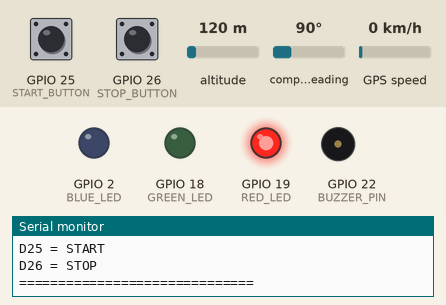
The sketch below on a simulated ESP32. Parts: output pins drawn as LEDs (lit = HIGH), buzzer (waves = sounding, pin HIGH), the last lines printed to the serial monitor. Inputs (shaded band) come from the test bench; at power-on: GPIO 25 (START_BUTTON) HIGH, GPIO 26 (STOP_BUTTON) HIGH, altitude 120 m, compass heading 90°, GPS speed 0 km/h. WiFi joins after 1.5 s; servers stay silent unless stated; uploads are accepted with an empty reply; the GPS gets a fix after 3 s at 37.7749, -122.4194 with 8 satellites.

Above: at 1.2 s.
1.3 s: GPIO 25 (START_BUTTON) pulled LOW for 0.15 s
At 2.2 s:
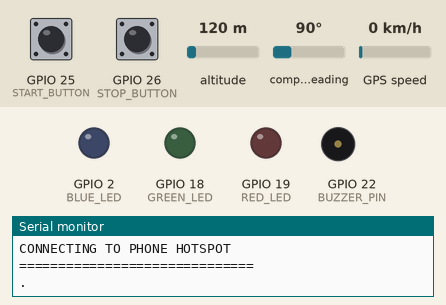
4.3 s: GPIO 26 (STOP_BUTTON) pulled LOW for 1 s
At 4.8 s:
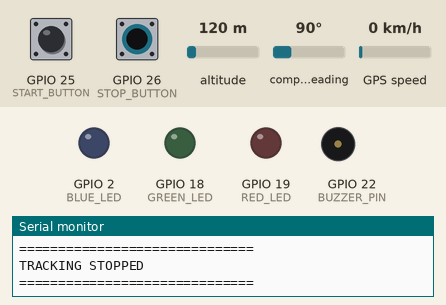
6.8 s: GPIO 25 (START_BUTTON) pulled LOW for 1 s
At 7.6 s:
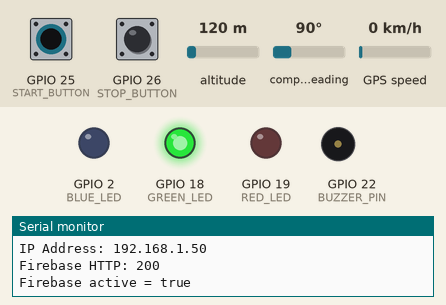
11.5 s: GPIO 26 (STOP_BUTTON) pulled LOW for 0.15 s
At 11.9 s:
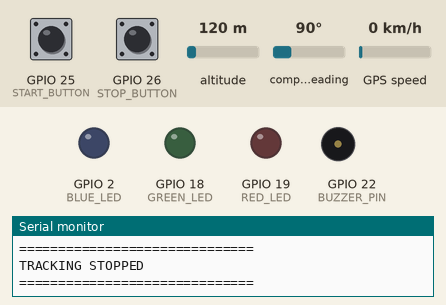
13.1 s: GPIO 25 (START_BUTTON) pulled LOW for 3.2 s
At 13.6 s:
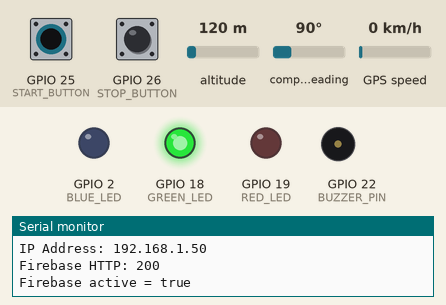
Timing chart, 0 to 16.1 s (numbered marks = the images above; inputs shaded):
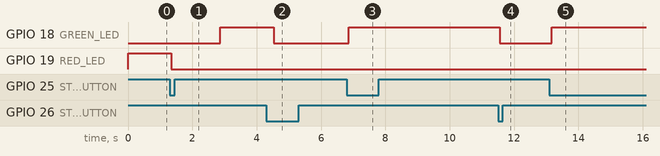

The sketch:

esp32_rest_api_real_time_web_check.ino
```cpp
#include <TinyGPS++.h>
#include <WiFi.h>
#include <HTTPClient.h>

// ======================================================
// WIFI
// ======================================================

const char* WIFI_SSID = "esp32wifi";
const char* WIFI_PASSWORD = "esp32password";

// ======================================================
// FIREBASE
// ======================================================

const char* FIREBASE_URL =
    "https://track-test-4ddde-default-rtdb.asia-southeast1.firebasedatabase.app";

// ======================================================
// PINS
// ======================================================

#define START_BUTTON 25
#define STOP_BUTTON 26

#define BUZZER_PIN 22

#define RED_LED 19
#define GREEN_LED 18
#define BLUE_LED 2

#define GPS_RX 16
#define GPS_TX 17

// ======================================================
// GPS
// ======================================================

TinyGPSPlus gps;
HardwareSerial GPS(2);

// ======================================================
// SYSTEM
// ======================================================

bool systemActive = false;

unsigned long lastFirebaseUpdate = 0;
unsigned long lastWiFiCheck = 0;

const unsigned long FIREBASE_INTERVAL = 1000;

// ======================================================
// JOURNEY
// ======================================================

// Last point actually stored in journey
double lastJourneyLat = 0.0;
double lastJourneyLng = 0.0;

bool hasJourneyPoint = false;

// Minimum movement before recording another journey point
const double JOURNEY_DISTANCE_METERS = 2.5;

// ======================================================
// SEND TO FIREBASE
// ======================================================

bool firebasePUT(String path, String json)
{
    if (WiFi.status() != WL_CONNECTED)
    {
        return false;
    }

    HTTPClient http;

    String url = String(FIREBASE_URL) + path + ".json";

    http.begin(url);
    http.addHeader("Content-Type", "application/json");

    int httpCode = http.PUT(json);

    if (httpCode > 0)
    {
        Serial.print("Firebase HTTP: ");
        Serial.println(httpCode);

        http.end();

        return httpCode >= 200 && httpCode < 300;
    }

    Serial.print("Firebase error: ");
    Serial.println(http.errorToString(httpCode));

    http.end();

    return false;
}

// ======================================================
// UPDATE ACTIVE STATUS
// ======================================================

void updateActiveStatus(bool active)
{
    String json = active ? "true" : "false";

    if (firebasePUT("/tracker/active", json))
    {
        Serial.print("Firebase active = ");
        Serial.println(active ? "true" : "false");
    }
}

// ======================================================
// SEND CURRENT LOCATION
// ======================================================

void sendCurrentLocation()
{
    if (!gps.location.isValid())
    {
        return;
    }

    double latitude = gps.location.lat();
    double longitude = gps.location.lng();

    double speedKmh = 0.0;

    if (gps.speed.isValid())
    {
        speedKmh = gps.speed.kmph();
    }

    unsigned long satellites = 0;

    if (gps.satellites.isValid())
    {
        satellites = gps.satellites.value();
    }

    double hdop = 0.0;

    if (gps.hdop.isValid())
    {
        hdop = gps.hdop.hdop();
    }

    String json = "{";

    json += "\"lat\":";
    json += String(latitude, 6);

    json += ",\"lng\":";
    json += String(longitude, 6);

    json += ",\"speedKmh\":";
    json += String(speedKmh, 2);

    json += ",\"satellites\":";
    json += String(satellites);

    json += ",\"hdop\":";
    json += String(hdop, 2);

    json += ",\"timestamp\":";
    json += String(millis());

    json += "}";

    Serial.println();
    Serial.println("Sending current location...");

    if (firebasePUT("/tracker/current", json))
    {
        Serial.println("Current location sent.");
    }
}

// ======================================================
// HAVERSINE DISTANCE
// ======================================================

double distanceMeters(
    double lat1,
    double lon1,
    double lat2,
    double lon2)
{
    const double EARTH_RADIUS = 6371000.0;

    double dLat = radians(lat2 - lat1);
    double dLon = radians(lon2 - lon1);

    double a =
        sin(dLat / 2) * sin(dLat / 2) +
        cos(radians(lat1)) *
        cos(radians(lat2)) *
        sin(dLon / 2) *
        sin(dLon / 2);

    double c = 2.0 * atan2(sqrt(a), sqrt(1.0 - a));

    return EARTH_RADIUS * c;
}

// ======================================================
// ADD JOURNEY POINT
// ======================================================

void recordJourneyPoint()
{
    if (!gps.location.isValid())
    {
        return;
    }

    double latitude = gps.location.lat();
    double longitude = gps.location.lng();

    // First journey point
    if (!hasJourneyPoint)
    {
        lastJourneyLat = latitude;
        lastJourneyLng = longitude;

        hasJourneyPoint = true;

        Serial.println("Saving first journey point.");

        String json = "{";

        json += "\"lat\":";
        json += String(latitude, 6);

        json += ",\"lng\":";
        json += String(longitude, 6);

        json += ",\"speedKmh\":";
        json += String(gps.speed.isValid() ? gps.speed.kmph() : 0.0, 2);

        json += ",\"timestamp\":";
        json += String(millis());

        json += "}";

        String path = "/tracker/journey/point_" + String(millis());

        firebasePUT(path, json);

        return;
    }

    // Calculate movement
    double distance = distanceMeters(
        lastJourneyLat,
        lastJourneyLng,
        latitude,
        longitude
    );

    Serial.print("Movement since last journey point: ");
    Serial.print(distance, 2);
    Serial.println(" m");

    // Only save after 2.5 meters
    if (distance >= JOURNEY_DISTANCE_METERS)
    {
        lastJourneyLat = latitude;
        lastJourneyLng = longitude;

        String json = "{";

        json += "\"lat\":";
        json += String(latitude, 6);

        json += ",\"lng\":";
        json += String(longitude, 6);

        json += ",\"speedKmh\":";
        json += String(gps.speed.isValid() ? gps.speed.kmph() : 0.0, 2);

        json += ",\"timestamp\":";
        json += String(millis());

        json += "}";

        String path = "/tracker/journey/point_" + String(millis());

        Serial.println("Movement threshold reached.");
        Serial.println("Saving journey point...");

        if (firebasePUT(path, json))
        {
            Serial.println("Journey point saved.");
        }
    }
}

// ======================================================
// CONNECT WIFI
// ======================================================

void connectWiFi()
{
    Serial.println();
    Serial.println("==============================");
    Serial.println("CONNECTING TO PHONE HOTSPOT");
    Serial.println("==============================");

    WiFi.mode(WIFI_STA);
    WiFi.begin(WIFI_SSID, WIFI_PASSWORD);

    int attempts = 0;

    while (WiFi.status() != WL_CONNECTED && attempts < 30)
    {
        delay(500);

        Serial.print(".");

        attempts++;
    }

    Serial.println();

    if (WiFi.status() == WL_CONNECTED)
    {
        Serial.println("WiFi CONNECTED");

        Serial.print("IP Address: ");
        Serial.println(WiFi.localIP());

        digitalWrite(GREEN_LED, HIGH);
        digitalWrite(BLUE_LED, LOW);
    }
    else
    {
        Serial.println("WiFi CONNECTION FAILED");

        digitalWrite(GREEN_LED, LOW);
    }
}

// ======================================================
// START SYSTEM
// ======================================================

void startSystem()
{
    if (systemActive)
    {
        return;
    }

    systemActive = true;

    hasJourneyPoint = false;

    digitalWrite(RED_LED, LOW);
    digitalWrite(GREEN_LED, LOW);
    digitalWrite(BLUE_LED, LOW);

    Serial.println();
    Serial.println("==============================");
    Serial.println("TRACKING STARTED");
    Serial.println("==============================");

    connectWiFi();

    if (WiFi.status() == WL_CONNECTED)
    {
        updateActiveStatus(true);
    }
}

// ======================================================
// STOP SYSTEM
// ======================================================

void stopSystem()
{
    if (!systemActive)
    {
        return;
    }

    systemActive = false;

    digitalWrite(GREEN_LED, LOW);
    digitalWrite(BLUE_LED, LOW);

    noTone(BUZZER_PIN);

    if (WiFi.status() == WL_CONNECTED)
    {
        updateActiveStatus(false);
    }

    Serial.println();
    Serial.println("==============================");
    Serial.println("TRACKING STOPPED");
    Serial.println("==============================");
}

// ======================================================
// SETUP
// ======================================================

void setup()
{
    Serial.begin(115200);

    GPS.begin(
        9600,
        SERIAL_8N1,
        GPS_RX,
        GPS_TX
    );

    pinMode(START_BUTTON, INPUT_PULLUP);
    pinMode(STOP_BUTTON, INPUT_PULLUP);

    pinMode(BUZZER_PIN, OUTPUT);

    pinMode(RED_LED, OUTPUT);
    pinMode(GREEN_LED, OUTPUT);
    pinMode(BLUE_LED, OUTPUT);

    digitalWrite(BUZZER_PIN, LOW);

    // Initially stopped
    digitalWrite(RED_LED, HIGH);
    digitalWrite(GREEN_LED, LOW);
    digitalWrite(BLUE_LED, LOW);

    Serial.println();
    Serial.println("==============================");
    Serial.println("ESP32 FIREBASE GPS TRACKER");
    Serial.println("==============================");
    Serial.println("D25 = START");
    Serial.println("D26 = STOP");
    Serial.println("==============================");
}

// ======================================================
// LOOP
// ======================================================

void loop()
{
    // ----------------------------------------------
    // ALWAYS READ GPS
    // ----------------------------------------------

    while (GPS.available())
    {
        gps.encode(GPS.read());
    }

    // ----------------------------------------------
    // START BUTTON
    // ----------------------------------------------

    if (digitalRead(START_BUTTON) == LOW)
    {
        delay(50);

        if (digitalRead(START_BUTTON) == LOW)
        {
            if (!systemActive)
            {
                startSystem();
            }

            while (digitalRead(START_BUTTON) == LOW)
            {
                delay(10);
            }
        }
    }

    // ----------------------------------------------
    // STOP BUTTON
    // ----------------------------------------------

    if (digitalRead(STOP_BUTTON) == LOW)
    {
        delay(50);

        if (digitalRead(STOP_BUTTON) == LOW)
        {
            if (systemActive)
            {
                stopSystem();
            }

            while (digitalRead(STOP_BUTTON) == LOW)
            {
                delay(10);
            }
        }
    }

    // ----------------------------------------------
    // STOPPED
    // ----------------------------------------------

    if (!systemActive)
    {
        return;
    }

    // ----------------------------------------------
    // WIFI
    // ----------------------------------------------

    if (WiFi.status() != WL_CONNECTED)
    {
        digitalWrite(GREEN_LED, LOW);

        if (millis() - lastWiFiCheck >= 5000)
        {
            lastWiFiCheck = millis();

            Serial.println("WiFi disconnected. Reconnecting...");

            WiFi.disconnect();
            WiFi.begin(WIFI_SSID, WIFI_PASSWORD);
        }

        return;
    }

    digitalWrite(GREEN_LED, HIGH);

    // ----------------------------------------------
    // FIREBASE UPDATE
    // ----------------------------------------------

    if (millis() - lastFirebaseUpdate >= FIREBASE_INTERVAL)
    {
        lastFirebaseUpdate = millis();

        if (gps.location.isValid())
        {
            sendCurrentLocation();

            recordJourneyPoint();

            Serial.println();
            Serial.print("Latitude : ");
            Serial.println(gps.location.lat(), 6);

            Serial.print("Longitude: ");
            Serial.println(gps.location.lng(), 6);

            Serial.print("Speed    : ");
            Serial.print(gps.speed.kmph(), 2);
            Serial.println(" km/h");

            Serial.print("Satellites: ");
            Serial.println(gps.satellites.value());
        }
        else
        {
            Serial.println("GPS: waiting for valid location...");
        }
    }
}
```

Measured:
- after the input at 1.3 s, GPIO 18 (GREEN_LED): LOW → HIGH after 1.6 s; GPIO 19 (RED_LED): HIGH → LOW after 0.05 s
- after the input at 4.3 s, GPIO 18 (GREEN_LED): HIGH → LOW after 0.24 s
- after the input at 6.8 s, GPIO 18 (GREEN_LED): LOW → HIGH after 0.06 s
- after the input at 11.5 s, GPIO 18 (GREEN_LED): HIGH → LOW after 0.05 s
- after the input at 13.1 s, GPIO 18 (GREEN_LED): LOW → HIGH after 0.06 s
